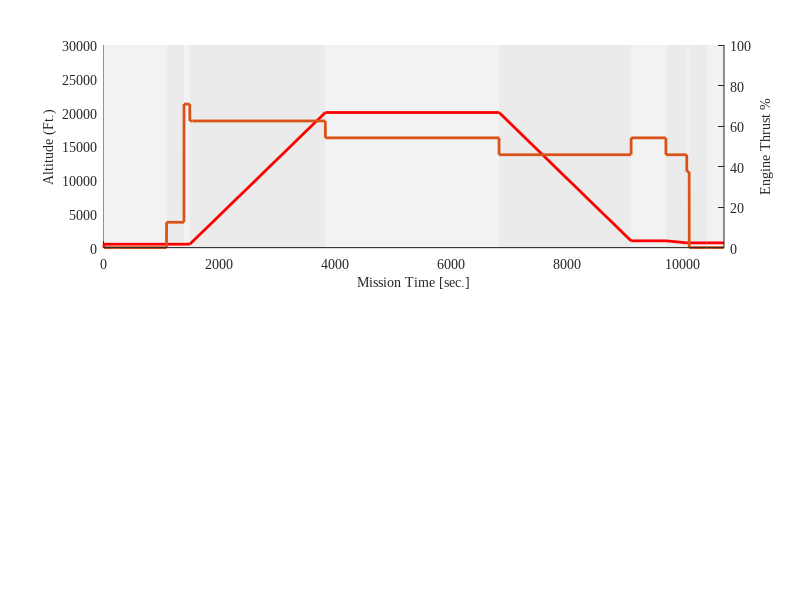

The MATLAB script that drew this image:
load('SAEmissionProfile.mat')
j=0;
h=subplot(2,1,1); hold on;
for i = 2:2:22
    j=j+1
    if mod(j,2)==1
    patch([MSSN.gen.time(i) MSSN.gen.time(i+1) MSSN.gen.time(i+1) MSSN.gen.time(i)],[0 0 30000 30000],[.95 .95 .95], 'EdgeColor','none')
    elseif mod(j,2)==0   
    patch([MSSN.gen.time(i) MSSN.gen.time(i+1) MSSN.gen.time(i+1) MSSN.gen.time(i)],[0 0 30000 30000],[.92 .92 .92], 'EdgeColor','none')
    end         
end
xlabel('Mission Time [sec.]')
ylabel('Altitude (Ft.)')
axis([0 10710 0 30000])

plot (MSSN.cond.time, MSSN.cond.alt+1,'linewidth',2,'color','r')
plot(MSSN.eng.time, 250*MSSN.eng.EngThrust1,'linewidth',2)
axesPosition = get(gca,'Position');  
 hNewAxes = axes('Position',axesPosition,...  %# Place a new axes on top...
                'Color','none',...           %#   ... with no background color
                'YLim',[0 100],...            %#   ... and a different scale
                'YAxisLocation','right',...  %#   ... located on the right
                'XTick',[],...               %#   ... with no x tick marks
                'Box','off');                %#   ... and no surrounding box
ylabel(hNewAxes,'Engine Thrust %');  %# Add a label to the right y axis
set(findall(gcf,'-property','Fontname'),'Fontname','Times New Roman')
set(findall(gcf,'-property','FontSize'),'FontSize',10)